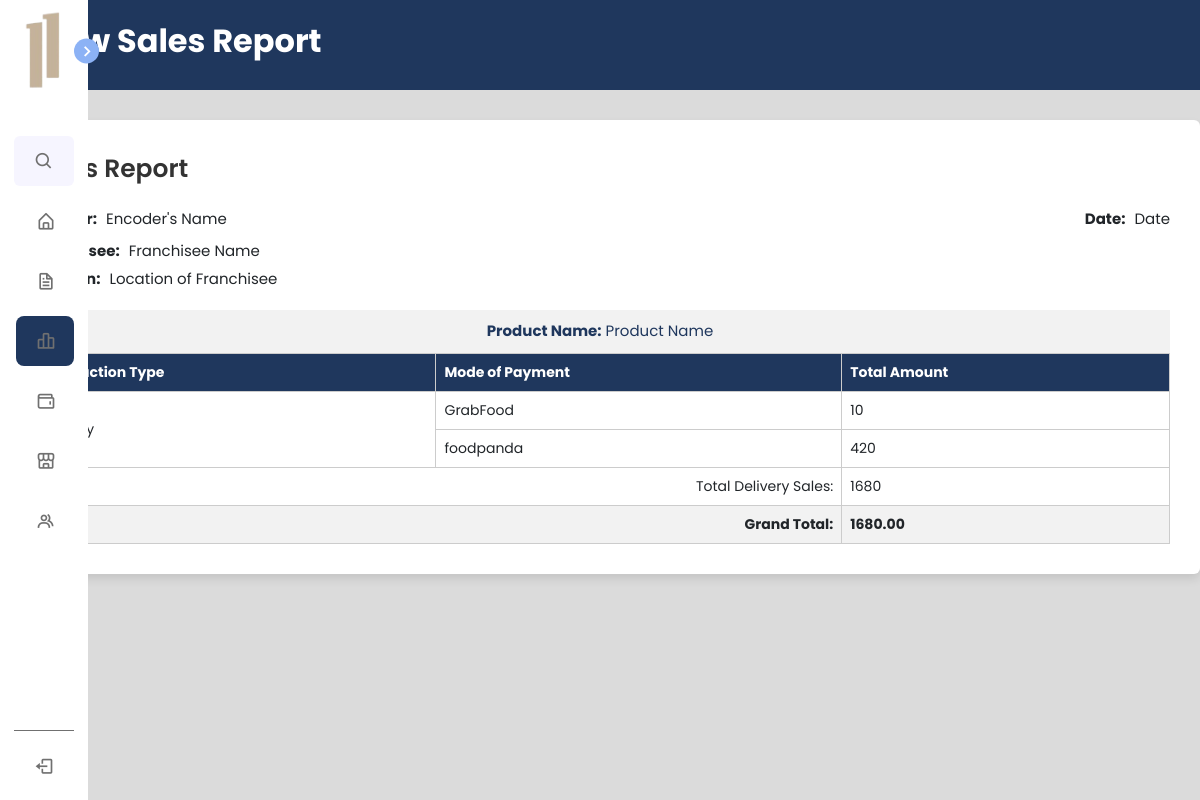
Page /pages/salesPerformance/salesReport.php?id=5 on the committed database.
### tables this page shows
CREATE TABLE `sales_report` (
  `report_id` bigint(250) NOT NULL,
  `ac_id` bigint(250) NOT NULL,
  `encoder_id` bigint(250) NOT NULL,
  `franchisee` varchar(150) NOT NULL,
  `services` varchar(120) NOT NULL,
  `transactions` text NOT NULL,
  `grand_total` text NOT NULL,
  `date_added` date NOT NULL
);

### pages/salesPerformance/salesReport.php (the view, shortened to what this page needs)
<?php
include ("../../phpscripts/database-connection.php");
$id = isset($_GET['id']) ? $_GET['id'] : null;
$data = [];
$query = "SELECT * FROM sales_report WHERE report_id = '$id'";
$result = mysqli_query($con, $query);
if ($result) {
    if (mysqli_num_rows($result) > 0) {
        $data = mysqli_fetch_assoc($result);
    } else {
        $data['error'] = "No record found with ID: $id";
    }
} else {
    $data['error'] = mysqli_error($con);
}
?>
<!DOCTYPE html>
<html lang="en">
<head>
    <link href="https://cdn.jsdelivr.net/npm/bootstrap@5.3.3/dist/css/bootstrap.min.css" rel="stylesheet"
>
    <link rel="stylesheet" href="../../assets/css/navbar.css">
    <link rel="stylesheet" href="../../assets/css/salesReport.css">
    <link href='https://unpkg.com/boxicons@2.1.4/css/boxicons.min.css' rel='stylesheet'>
</head>
<body>
    <header class="contractheader">
        <div class="container-header">
            <h1 class="title">View Sales Report</h1>
        </div>
    </header>
    <nav class="sidebar close">
        <header>
            <div class="image-text">
                <span class="image">
                    <img src="../../assets/images/BoxLogo.png" alt="logo">
                </span>
            </div>
            <i class='bx bx-chevron-right toggle'></i>
        </header>
        <div class="menu-bar">
            <div class="menu">
                <li class="search-box">
                    <i class='bx bx-search icon'></i>
                </li>
                <ul class="menu-links">
                    <li class="nav-link" id="dashboard-link">
                        <a href="../../dashboard">
                            <i class='bx bx-home-alt icon'></i>
                        </a>
                    </li>
                    <li class="nav-link" id="franchising-link">
                        <a href="../../pages/contract/franchiseeAgreement">
                            <i class='bx bx-file icon'></i>
                        </a>
                    </li>
                    <li class="nav-link active" id="sales-link">
                        <a href="../../pages/salesPerformance/sales">
                            <i class='bx bx-bar-chart-alt-2 icon'></i>
                        </a>
                    </li>
                    <li class="nav-link" id="expenses-link">
                        <a href="../../pages/salesPerformance/expenses">
                            <i class='bx bx-wallet icon'></i>
                        </a>
                    </li>
                    <li class="nav-link" id="inventory-link">
                        <a href="../../pages/inventory/inventory2">
                            <i class='bx bx-store-alt icon'></i>
                        </a>
                    </li>
                    <li class="nav-link" id="manpower-link">
                        <a href="../../pages/manpower/manpower_dashboard">
                            <i class='bx bx-group icon'></i>
                        </a>
                    </li>
                </ul>
            </div>
            <div class="bottom-content">
                <li>
                    <a href="../../phpscripts/user-logout.php">
                        <i class='bx bx-log-out icon'></i>
                    </a>
                </li>
            </div>
        </div>
    </nav>
    <div class="container">
        <header class="header-report">Sales Report</header>
        <header class="header-info">
            <div class="header-section encoder">
                <span class="header-label">Encoder:</span> Encoder's Name
            </div>
            <div class="header-section date">
                <span class="header-label">Date:</span> Date
            </div>
        </header>
        <div class="header-section2">
            <span class="header-label">Franchisee:</span> Franchisee Name
        </div>
        <div class="header-section2">
            <span class="header-label">Location:</span> Location of Franchisee
        </div>
        <table>
            <caption><strong>Product Name:</strong> Product Name</caption>
            <thead>
                <tr>
                    <th>Transaction Type</th>
                    <th>Mode of Payment</th>
                    <th>Total Amount</th>
                </tr>
            </thead>
            <tbody>
                <?php $transactions = explode(',', $data['transactions']);
                if ($data['services'] === "dine-in" || $data['services'] === "take-out") {
                    ?>
                    <tr>
                        <td rowspan="3"><?php echo ucwords($data['services']) ?></td>
                        <td>Cash/Card</td>
                        <td><?php echo $transactions[0] ?></td>
                    </tr>
                    <tr>
                        <td>GCash</td>
                        <td><?php echo $transactions[1] ?></td>
                    </tr>
                    <tr>
                        <td>Paymaya</td>
                        <td><?php echo $transactions[2] ?></td>
                    </tr>
                    <tr>
                        <td colspan="2" style="text-align: right;">Total <?php echo ucwords($data['services']) ?> Sales:
                        </td>
                        <td><?php echo $transactions[3] ?></td>
                    </tr>
                <?php } else { ?>
                    <tr>
                        <td rowspan="2">Delivery</td>
                        <td>GrabFood</td>
                        <td><?php echo $transactions[0] ?></td>
                    </tr>
                    <tr>
                        <td>foodpanda</td>
                        <td><?php echo $transactions[1] ?></td>
                    </tr>
                    <tr>
                        <td colspan="2" style="text-align: right;">Total Delivery Sales:</td>
                        <td><?php echo $transactions[2] ?></td>
                    </tr>
                <?php } ?>
            <tfoot>
                <tr>
                    <td colspan="2" style="text-align: right;">Grand Total:</td>
                    <td><?php echo $data['grand_total'] ?></td>
                </tr>
            </tfoot>
            </tbody>
        </table>
    </div>
</body>
</html>

### assets/css/navbar.css (style rules this page uses)
* { font-family: "Poppins", sans-serif; margin: 0; padding: 0; box-sizing: border-box; }
:root { --body-color: #e4e9f7; --sidebar-color: #fff; --primary-color: #695cfe; --primary-color-light: #f6f5ff; --toggle-color: #ddd; --text-color: #707070; --tran-02: all 0.2s ease; --tran-03: all 0.3s ease; --tran-04: all 0.4s ease; --tran-05: all 0.5s ease; }
body { height: 100vh; background: #ededed; }
.sidebar { position: fixed; top: 0; left: 0; height: 100%; width: 250px; padding: 10px 14px; background: var(--sidebar-color); transition: var(--tran-05); z-index: 100; }
.sidebar.close { width: 88px; }
.sidebar .image { min-width: 60px; display: flex; align-items: center; justify-content: center; }
.sidebar li { height: 50px; margin-top: 10px; list-style: none; display: flex; align-items: center; }
.sidebar li .icon { display: flex; align-items: center; justify-content: center; min-width: 60px; font-size: 20px; }
.sidebar li .icon, .sidebar li .text { color: var(--text-color); transition: var(--tran-02); }
.sidebar header { position: relative; }
.sidebar .image-text img { width: 40px; border-radius: 6px; }
.sidebar header .image-text { display: flex; align-items: center; }
.sidebar header .toggle { position: absolute; top: 50%; right: -25px; transform: translateY(-50%) rotate(180deg); height: 25px; width: 25px; background: #8cb2f5; display: flex; align-items: center; justify-content: center; border-radius: 50%; color: var(--sidebar-color); font-size: 22px; transition: var(--tran-03); }
.sidebar.close header .toggle { transform: translateY(-50%); }
.sidebar .menu { margin-top: 35px; }
.sidebar .search-box { background: var(--primary-color-light); border-radius: 6px; }
.sidebar .bottom-content { border-top: 1px solid var(--text-color); }
.sidebar li a { height: 100%; width: 100%; display: flex; align-items: center; text-decoration: none; border-radius: 6px; transition: var(--tran-04); }
.sidebar .menu-bar { height: calc(100% - 80px); display: flex; flex-direction: column; justify-content: space-between; }
.sidebar .menu-links { margin-left: -30px; }
.menu-links .nav-link.active { background-color: #1f375d; border-radius: 8px; }

### assets/css/salesReport.css (style rules this page uses)
* { margin: 0; padding: 0; box-sizing: border-box; font-family: 'Poppins', sans-serif; }
:root { --header-color: #1F375D; }
body { min-height: 100vh; align-items: center; justify-content: center; background-color: rgb(219, 219, 219); }
.contractheader { height: 90px; background: var(--header-color); color: white; display: flex; align-items: center; }
.container-header { margin-left: 30px; }
.title { font-size: 32px; font-weight: bold; }
.container { position: absolute; top: 120px; left: 50%; transform: translateX(-50%); max-width: 1200px; width: 100%; border-radius: 6px; padding: 30px; background-color: #fff; box-shadow: 0 5px 10px rgba(0, 0, 0, 0.1); }
.container .header-report { position: relative; font-size: 25px; font-weight: 600; color: #333; }
.container .header-report::before { content: ""; position: absolute; left: 0; bottom: -2px; height: 3px; width: 27px; border-radius: 8px; background-color: var(--header-color); }
.header-report { margin-bottom: 20px; }
.header-info { margin-bottom: 10px; display: flex; justify-content: space-between; }
.header-section { font-size: 15px; }
.header-section.encoder { flex: 1; }
.header-section.date { text-align: right; }
.header-section2 { display: block; font-size: 15px; margin-top: 5px; }
.header-label { font-weight: bold; margin-right: 5px; }
caption { caption-side: top; font-size: 15px; padding: 10px; background-color: #f2f2f2; text-align: center; color: var(--header-color); }
caption strong { font-weight: bold; }
table { width: 100%; border-collapse: collapse; margin-top: 20px; font-size: 14px; }
th, td { border: 1px solid #ccc; padding: 8px; text-align: left; font-size: 14px; }
th { background-color: var(--header-color); color: white; font-weight: bold; }
tfoot td { background-color: #f2f2f2; font-weight: bold; }

### rows in the picture
sales_report: transactions "10", transactions "420", transactions "1680", grand_total "1680.00"
